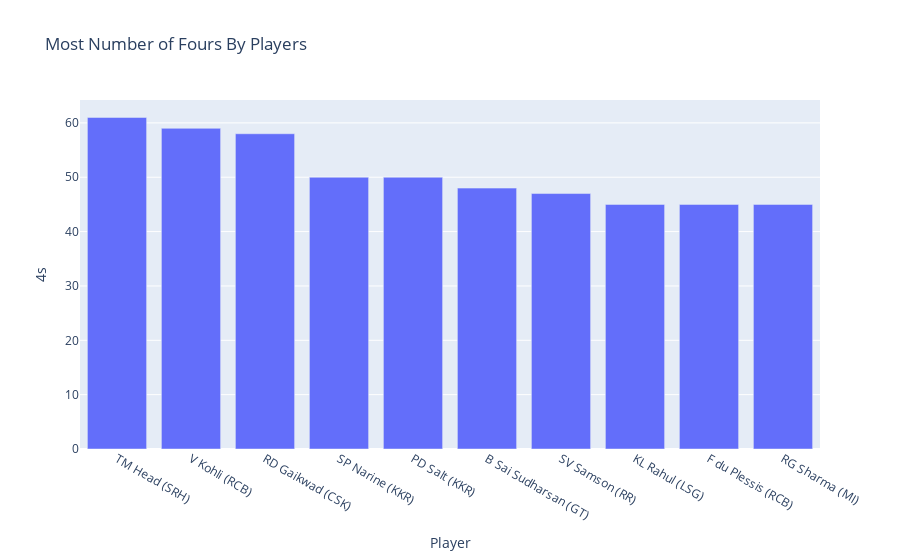

Here is the notebook cell this chart was saved with:
### Code cell
import plotly.express as px
most_sixes = df.sort_values('4s', ascending=False).head(10)
px.bar(most_sixes, x='Player', y='4s', title='Most Number of Fours By Players')

### Figure 1 — Plotly figure (JSON) as saved in the notebook; plotly's stock layout.template omitted (floating-point values rounded to 4 significant figures)
{"data": [{"alignmentgroup": "True", "hovertemplate": "Player=%{x}<br>4s=%{y}<extra></extra>", "legendgroup": "", "marker": {"color": "#636efa", "pattern": {"shape": ""}}, "name": "", "offsetgroup": "", "orientation": "v", "showlegend": false, "textposition": "auto", "type": "bar", "x": ["TM Head (SRH)", "V Kohli (RCB)", "RD Gaikwad (CSK)", "SP Narine (KKR)", "PD Salt (KKR)", "B Sai Sudharsan (GT)", "SV Samson (RR)", "KL Rahul (LSG)", "F du Plessis (RCB)", "RG Sharma (MI)"], "xaxis": "x", "y": [61, 59, 58, 50, 50, 48, 47, 45, 45, 45], "yaxis": "y"}], "layout": {"barmode": "relative", "legend": {"tracegroupgap": 0}, "title": {"text": "Most Number of Fours By Players"}, "xaxis": {"anchor": "y", "domain": [0, 1], "title": {"text": "Player"}}, "yaxis": {"anchor": "x", "domain": [0, 1], "title": {"text": "4s"}}}}
